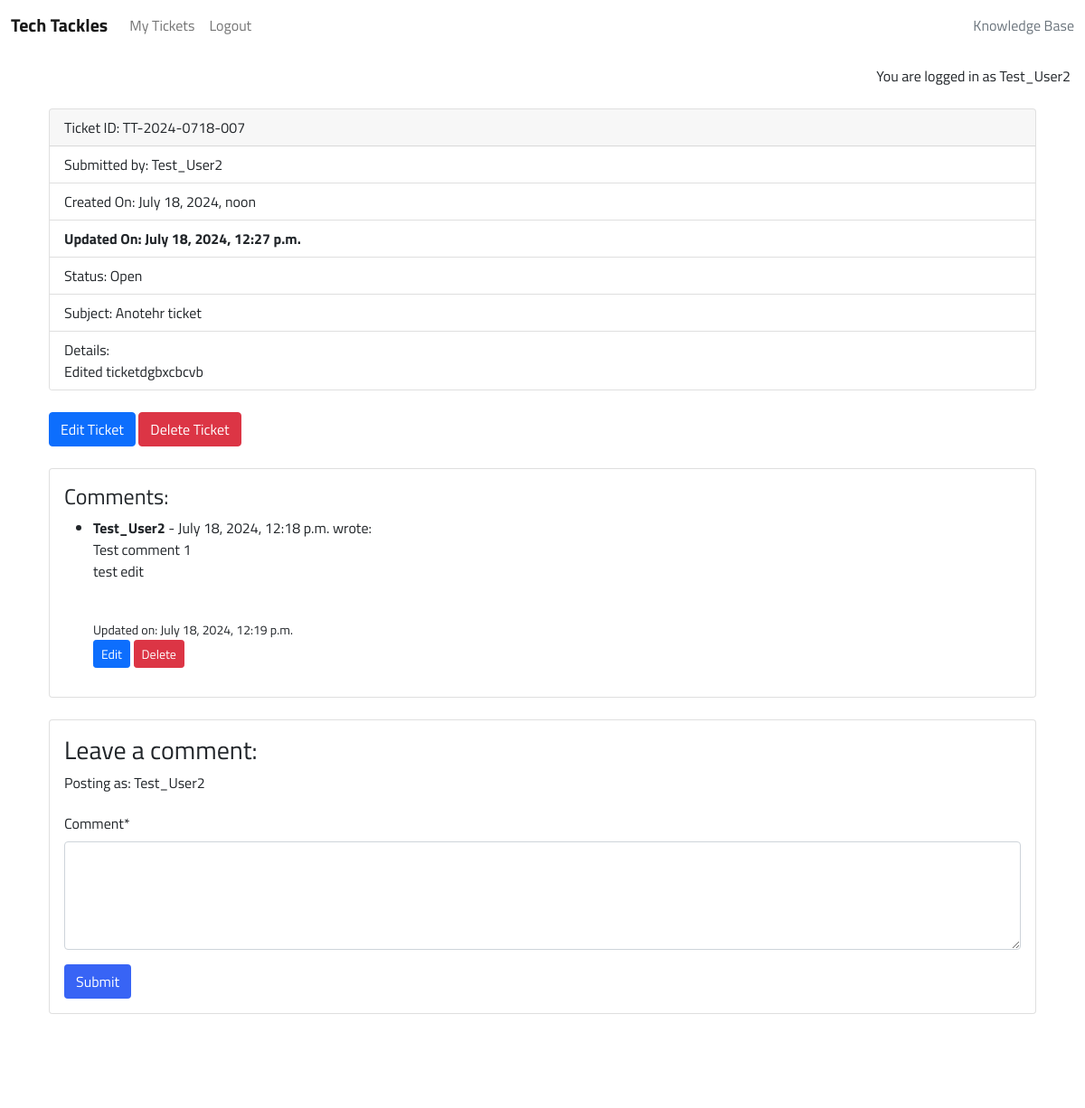
/ticket/24/ (signed in), run on the app's committed database.
### support/models.py (models this page shows, shortened)
class Ticket(models.Model):
    STATUS_OPTIONS = (
        ('Open', 'Open'),
        ('In Progress', 'In Progress'),
        ('Closed', 'Closed'),
    )
    ticket_id = models.CharField(max_length=20, unique=True)
    user = models.ForeignKey(User, on_delete=models.CASCADE)
    subject = models.CharField(max_length=255)
    description = models.TextField()
    status = models.CharField(max_length=20, choices=STATUS_OPTIONS, default='Open')
    created_on = models.DateTimeField(auto_now_add=True)
    updated_on = models.DateTimeField(auto_now=True)

class Comment(models.Model):
    user = models.ForeignKey(User, on_delete=models.CASCADE, related_name="commenter") # Many to one
    ticket = models.ForeignKey(Ticket, on_delete=models.CASCADE, related_name='comments', null=True, blank=True) # Many to one
    comment = models.TextField()
    created_on = models.DateTimeField(auto_now_add=True)
    updated_on = models.DateTimeField(auto_now=True)

### support/views.py (the view)
# urls.py: path('ticket/<int:pk>/', TicketDetailView.as_view(), name='ticket_detail'),
class TicketDetailView(LoginRequiredMixin, DetailView):
    model = Ticket
    template_name = 'support/ticket_detail.html'
    context_object_name = 'ticket'
    def get_queryset(self):
        queryset = super().get_queryset()
        loggedUser = self.request.user
        if loggedUser.is_staff or loggedUser.groups.filter(name='tech_support').exists():
            return queryset
        return queryset.filter(user=self.request.user)
    def get_object(self, queryset=None):
        obj = super().get_object(queryset)
        loggedUser = self.request.user
        if obj.user != loggedUser and not (loggedUser.is_staff or loggedUser.groups.filter(name='tech_support').exists()):
            raise PermissionDenied("You do not have permission to view this ticket.")
        return obj
    def get_context_data(self, **kwargs):
        context = super().get_context_data(**kwargs)
        ticket = self.get_object()
        context['comments'] = ticket.comments.all().order_by('-created_on')
        context['comment_form'] = CommentForm()
        return context

### support/forms.py
class CommentForm(forms.ModelForm):
    class Meta:
        model = Comment
        fields = ['comment']

### support/templates/support/ticket_detail.html (shortened to what this page needs)
{% extends "base.html" %}
{% block content %}
{% load crispy_forms_tags %}
{% load static %}
<div class="container mt-4">
    {% if ticket %}
    <div class="container mt-4">
        <div class="card mb-4" style="width: 100%;">
            <div class="card-header">
                Ticket ID: {{ ticket.ticket_id }}
            </div>
            <ul class="list-group list-group-flush">
                <li class="list-group-item">Submitted by: {{ ticket.user }}</li>
                <li class="list-group-item">Created On: {{ ticket.created_on }}</li>
                {% if ticket.created_on|date:"Y-m-d H:i:s" != ticket.updated_on|date:"Y-m-d H:i:s" %}
                    <li class="list-group-item"><strong>Updated On: {{ ticket.updated_on }}</strong></li>
                {% endif %}
                <li class="list-group-item">Status: {{ ticket.status }}</li>
                <li class="list-group-item">Subject: {{ ticket.subject }}</li>
                <li class="list-group-item">Details:<br>{{ ticket.description|safe }}</li>
            </ul>
        </div>
        {% if user == ticket.user or user.is_staff %}
            {% if ticket.status == 'Open' %}
                <div class="mb-4">
                    <a href="{% url 'ticket_edit' ticket.pk %}" class="btn btn-primary">Edit Ticket</a>
                    <button type="button" class="btn btn-danger delete-button" data-ticket-id="{{ ticket.pk }}">Delete Ticket</button>
                </div>
            {% endif %}
        {% endif %}
        <div class="card mb-4">
            <div class="card-body">
                <h4>Comments:</h4>
                <ul>
                    {% for comment in comments %}
                    <li><strong>{{ comment.user.username }}</strong> - {{ comment.created_on }} wrote:
                        {{ comment.comment|linebreaks }}
                        {% if comment.created_on|date:"Y-m-d H:i:s" != comment.updated_on|date:"Y-m-d H:i:s" %}
                            <br><small>Updated on: {{ comment.updated_on }}</small>
                        {% endif %}
                        {% if user == comment.user or user.is_staff %}
                            {% if ticket.status != 'Closed' %}
                            <div class="edit-button-container">
                                <button class="btn btn-primary btn-sm edit-comment-btn" data-bs-toggle="modal" data-bs-target="#editCommentModal" data-comment-id="{{ comment.id }}" data-comment="{{ comment.comment }}">Edit</button>
                                <button class="btn btn-danger btn-sm delete-comment-button" data-comment-id="{{ comment.id }}">Delete</button>
                            </div>
                            {% endif %}
                        {% endif %}
                    </li>
                    {% endfor %}
                </ul>
            </div>
        </div>
        <div class="card mb-4">
            <div class="card-body">
                {% if ticket.status == 'Closed' %}
                    <div class="alert alert-primary" role="alert">
                        <strong>This ticket is closed.</strong> To reopen the issue, please create a new ticket.
                    </div>
                    <a href="{% url 'ticket_create' %}" class="btn btn-primary">Create Ticket</a>
                {% else %}
                    {% if user.is_authenticated %}
                        <h3>Leave a comment:</h3>
                        <p>Posting as: {{ user.username }}</p>
                        <form id="commentForm" method="post" style="margin-top: 1.3em;" action="{% url 'add_comment' ticket.pk %}">
                            {{ comment_form|crispy }}
                            <button id="submitButton" type="submit" class="btn btn-signup">Submit</button>
                        </form>
                    {% else %}
                        <p>Log in to leave a comment</p>
                    {% endif %}
                {% endif %}
            </div>
        </div>
        {% endif %}
</div>
{% endblock content %}

### templates/base.html (shortened to what this page needs)
{% load static %}
{% url 'home' as home_url %}
{% url 'account_login' as login_url %}
{% url 'account_signup' as signup_url %}
{% url 'account_logout' as logout_url %}
<!DOCTYPE html>
<html class="h-100" lang="en">
<head>
    <link rel="stylesheet" href="https://cdnjs.cloudflare.com/ajax/libs/font-awesome/5.15.3/css/all.min.css">
    <link href="https://cdn.jsdelivr.net/npm/bootstrap@5.0.1/dist/css/bootstrap.min.css" rel="stylesheet"
>
    <link rel="stylesheet" href="{% static 'css/style.css' %}">
</head>
<body class="d-flex flex-column h-100 main-bg">
    <nav class="navbar navbar-expand-lg navbar-light bg-white">
        <div class="container-fluid">
            <span class="brand"><a class="navbar-brand" href="{% url 'home' %}">Tech Tackles</a></span>
            <div class="collapse navbar-collapse" id="navbarText">
                <ul class="navbar-nav me-auto mb-2 mb-lg-0">
                    <li class="nav-item">
                        <a class="nav-link {% if request.path == home_url %}active{% endif %}" aria-current="page"
                            href="{% url 'home' %}">
                            {% if user.is_authenticated %}
                                {% if user.is_staff %}
                                    All Tickets
                                {% else %}
                                    My Tickets
                                {% endif %}
                            {% else %}
                                Home
                            {% endif %}
                        </a>
                    </li>
                    {% if user.is_authenticated %}
                        <li class="nav-item">
                            <a class="nav-link {% if request.path == logout_url %}active{% endif %}" aria-current="page" href="{% url 'account_logout' %}">Logout</a>
                        </li>
                    {% endif %}
                </ul>
                <span class="navbar-text text-muted">
                    Knowledge Base
                </span>
            </div>
        </div>
    </nav>
    <main class="flex-grow-1">
        {% if user.is_authenticated %}
        <p class="text-end m-3">You are logged in as {{ user }}</p>
        {% else %}
        <p class="text-end m-3">You are not logged in</p>
        {% endif %}
        {% block content %}{% endblock content %}
    </main>
    <footer class="footer mt-auto py-3 dark-primary">
        <p class="m-0 text-center text-white">
        </p>
        <p class="m-0 text-center text-white">Follow us: <i class="fab fa-facebook-square ms-3"></i>
            <i class="fab fa-twitter-square ms-3"></i>
            <i class="fab fa-instagram-square ms-3"></i>
            <i class="fab fa-youtube-square ms-3"></i>
        </p>
    </footer>
</body>
</html>

### static/css/style.css (style rules this page uses)
body { background: #ffffff no-repeat; height: 100%; margin: 0; padding: 0; overflow: auto; font-family: "Titillium Web", sans-serif; }
.brand { font-size: 1.4rem; font-weight: 700; color: #1440a0; }
.btn-signup, .btn-edit { background-color: #3864f5; color: #fff; }
#commentForm textarea { width: 100%; height: 120px; resize: vertical; }
.footer { flex-shrink: 0; }

### data on the page
Ticket: ticket_id "TT-2024-0718-007", user "Test_User2", created_on "July 18, 2024, noon", updated_on "July 18, 2024, 12:27 p.m.", status "Open", subject "Anotehr ticket", description "Edited ticketdgbxcbcvb"
Comment: user.username "Test_User2", created_on "July 18, 2024, 12:18 p.m.", comment "Test comment 1 test edit", updated_on "July 18, 2024, 12:19 p.m."

### other printed values
{{ user }} "Test_User2"
{{ user.username }} "Test_User2"
